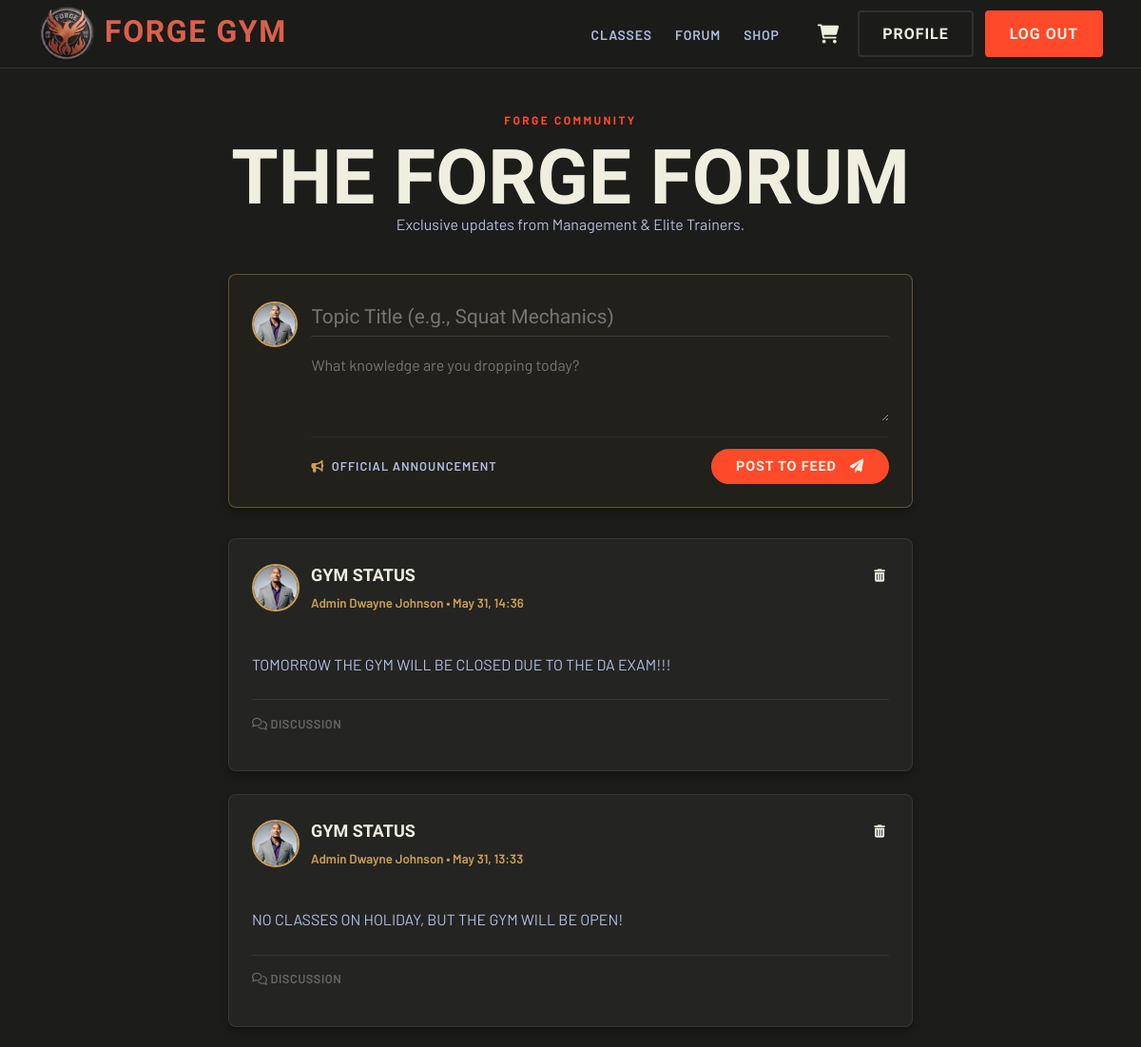
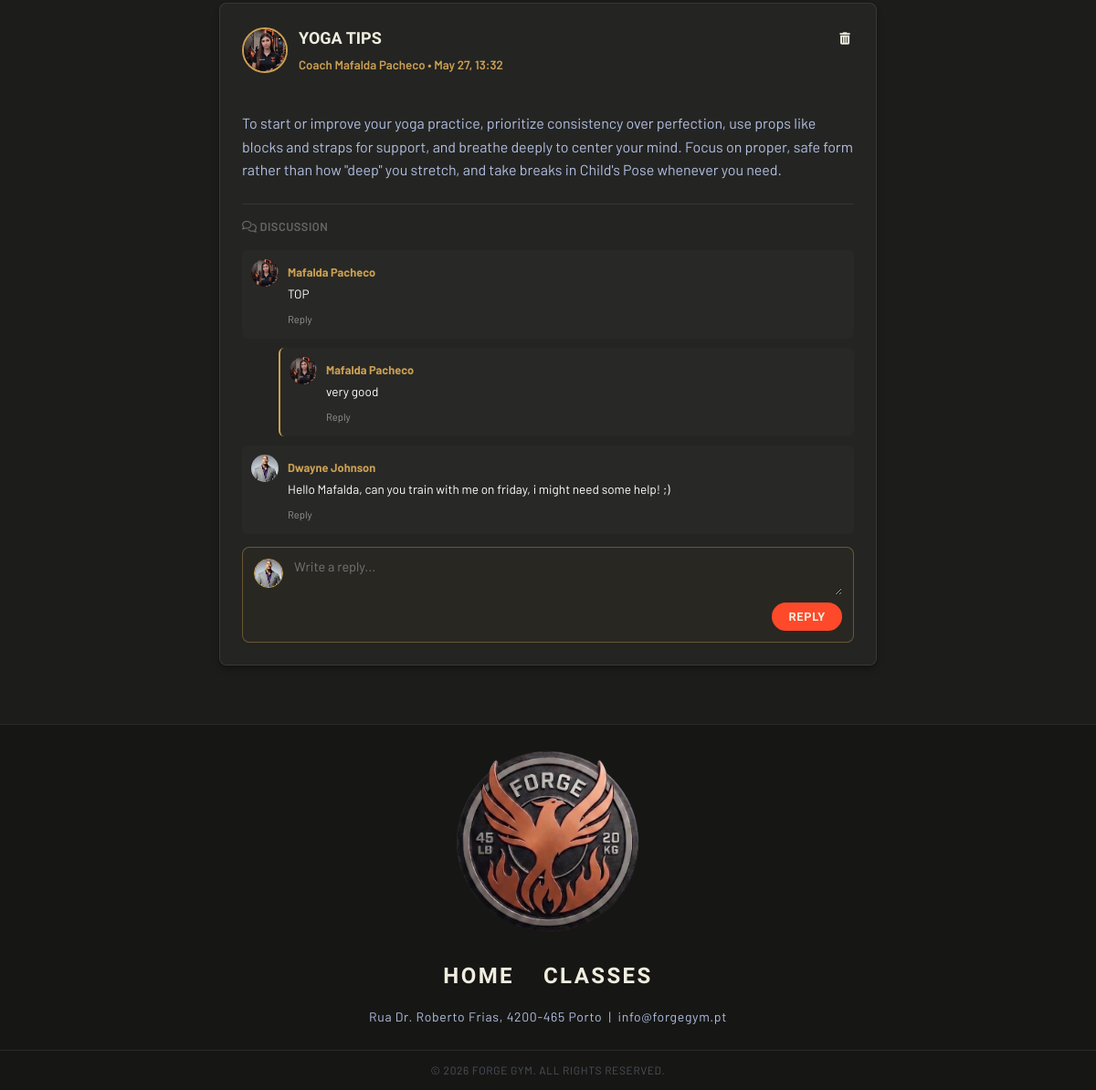
/pages/forum.php (signed in), run on the app's committed database (2 pictures, top to bottom).
### tables this page shows
CREATE TABLE users (
    id INTEGER PRIMARY KEY AUTOINCREMENT,
    name TEXT NOT NULL,
    username TEXT UNIQUE NOT NULL,
    email TEXT UNIQUE NOT NULL,
    password TEXT NOT NULL, 
    profile_photo TEXT DEFAULT 'images/profiles/default.png',
    role TEXT DEFAULT 'user', -- Pode ser 'admin', 'trainer', ou 'user'
    plan TEXT DEFAULT 'none', -- O plano de treino do utilizador (ex: Basic, Premium, none)
    trainer_id INTEGER DEFAULT NULL, -- Se for um 'trainer', guarda o ID correspondente da tabela trainers
    FOREIGN KEY (trainer_id) REFERENCES trainers(id)
);

CREATE TABLE forum_posts (
    id INTEGER PRIMARY KEY AUTOINCREMENT,
    user_id INTEGER NOT NULL,
    title TEXT NOT NULL,
    content TEXT NOT NULL,
    created_at DATETIME DEFAULT CURRENT_TIMESTAMP,
    FOREIGN KEY(user_id) REFERENCES users(id)
);

CREATE TABLE forum_comments (
    id INTEGER PRIMARY KEY AUTOINCREMENT,
    post_id INTEGER NOT NULL,
    user_id INTEGER NOT NULL,
    content TEXT NOT NULL,
    created_at DATETIME DEFAULT CURRENT_TIMESTAMP, parent_id INTEGER,
    FOREIGN KEY(post_id) REFERENCES forum_posts(id) ON DELETE CASCADE,
    FOREIGN KEY(user_id) REFERENCES users(id)
);

### pages/forum.php (the view, shortened to what this page needs)
<?php
try {
    $pdo = new PDO('sqlite:../database/forge_gym.db');
    $pdo->setAttribute(PDO::ATTR_ERRMODE, PDO::ERRMODE_EXCEPTION);
    $stmt = $pdo->query("
        SELECT fp.*, u.name as trainer_name, u.profile_photo as avatar, u.role as author_role
        FROM forum_posts fp
        JOIN users u ON fp.user_id = u.id
        ORDER BY fp.created_at DESC
    ");
    $posts = $stmt->fetchAll(PDO::FETCH_ASSOC);
} catch (PDOException $e) {
    die("Database error: " . $e->getMessage());
}
$user_role = $_SESSION['role'] ?? 'user';
$current_user_id = $_SESSION['user_id'];
?>
<!DOCTYPE html>
<html lang="en">
<head>
    <link rel="stylesheet" href="../css/style.css">
    <link rel="stylesheet" href="https://cdnjs.cloudflare.com/ajax/libs/font-awesome/6.0.0/css/all.min.css">
</head>
<body>
  <header class="header">
    <div class="container header__inner">
      <a href="../index.php" class="logo" aria-label="FORGE GYM homepage">
        <img src="../images/logo.png" alt="FORGE GYM" class="logo__img" />
        <span class="logo__text">FORGE GYM</span>
      </a>
      <nav class="nav" id="main-nav" aria-label="Primary navigation">
        <ul class="nav__list">
          <li><a href="plan.php" class="nav__link">Classes</a></li>
          <li><a href="forum.php" class="nav__link">Forum</a></li>
          <li><a href="shop.php" class="nav__link">Shop</a></li>
        </ul>
        <div class="nav__actions">
            <a href="shop.php?open_cart=1" class="nav__cart-btn cart-toggle" aria-label="Ir para o carrinho">
                <i class="fas fa-shopping-cart"></i>
            </a>
          <?php if (isset($_SESSION['user_id'])): ?>
            <a href="profile.php" class="btn btn--ghost">Profile</a>
            <a href="logout.php" class="btn btn--primary">Log out</a>
          <?php else: ?>
            <a href="login.php" class="btn btn--ghost">Log in</a>
            <a href="register.php" class="btn btn--primary">Join now</a>
          <?php endif; ?>
        </div>
      </nav>
    </div>
  </header>
    <main class="container page-spacing" style="max-width: 800px;">
        <header class="page-header" style="text-align: center; margin-bottom: var(--sp-10);">
            <p class="eyebrow" style="justify-content: center;">Forge Community</p>
            <h1 class="page-title">THE FORGE FORUM</h1>
            <p class="text-muted">Exclusive updates from Management & Elite Trainers.</p>
        </header>
        <?php if ($user_role === 'trainer' || $user_role === 'admin'):
            $stmt_avatar = $pdo->prepare("SELECT profile_photo, name FROM users WHERE id = ?");
            $stmt_avatar->execute([$current_user_id]);
            $curr_user = $stmt_avatar->fetch(PDO::FETCH_ASSOC);
            $currAvatar = (!empty($curr_user['profile_photo']) && $curr_user['profile_photo'] !== 'images/profiles/default.png' && file_exists(__DIR__ . '/../' . $curr_user['profile_photo']))
                            ? '../' . $curr_user['profile_photo']
                            : "https://ui-avatars.com/api/?name=" . urlencode($curr_user['name'] ?? 'User') . "&background=CBA052&color=fff&size=128&bold=true";
        ?>
            <section class="card" style="margin-bottom: var(--sp-8); border: 1px solid rgba(203, 160, 82, 0.4); background: rgba(203, 160, 82, 0.03); padding: var(--sp-6);">
                <div style="display: flex; gap: var(--sp-4); align-items: flex-start;">
                    <img src="<?php echo htmlspecialchars($currAvatar); ?>" style="width: 48px; height: 48px; border-radius: 50%; object-fit: cover; border: 2px solid var(--color-gold); flex-shrink: 0; margin-top: 4px;">
                    <form action="../api/action_forum.php" method="POST" style="flex: 1; display: flex; flex-direction: column; gap: var(--sp-2); margin: 0;">
                        <input type="text" name="title" placeholder="Topic Title (e.g., Squat Mechanics)" required
                               style="background: transparent; border: none; border-bottom: 1px solid rgba(255,255,255,0.1); color: #fff; font-family: var(--font-display); font-size: 1.3rem; padding: 8px 0; outline: none; transition: border-color 0.3s;"
                               onfocus="this.style.borderBottomColor='var(--color-gold)'" onblur="this.style.borderBottomColor='rgba(255,255,255,0.1)'">
                        <textarea name="content" rows="3" placeholder="What knowledge are you dropping today?" required
                                  style="background: transparent; border: none; color: var(--color-text); font-family: var(--font-body); font-size: 1rem; padding: 12px 0; resize: vertical; min-height: 70px; outline: none;"></textarea>
                        <div style="display: flex; justify-content: space-between; align-items: center; border-top: 1px solid rgba(255,255,255,0.05); padding-top: var(--sp-3); margin-top: var(--sp-2);">
                            <span style="font-size: 0.8rem; color: var(--color-text-muted); text-transform: uppercase; letter-spacing: 1px; font-weight: 600;">
                                <i class="fas fa-bullhorn" style="color: var(--color-gold); margin-right: 4px;"></i> Official Announcement
                            </span>
                            <button type="submit" class="btn btn--primary" style="padding: 8px 24px; font-size: 0.9rem; border-radius: 30px;">
                                Post to Feed <i class="fas fa-paper-plane" style="margin-left: 6px;"></i>
                            </button>
                        </div>
                    </form>
                </div>
            </section>
        <?php endif; ?>
        <section>
            <?php if (empty($posts)): ?>
                <div class="card" style="text-align: center; padding: var(--sp-10); border: 1px dashed var(--color-border);">
                    <p class="text-muted" style="font-style: italic; margin: 0;">No posts shared yet today. Check back soon!</p>
                </div>
            <?php else: ?>
                <?php foreach ($posts as $post):
                    $postPhoto = $post['avatar'];
                    if (empty($postPhoto) || $postPhoto === 'images/profiles/default.png' || !file_exists(__DIR__ . '/../' . $postPhoto)) {
                        $postAvatar = "https://ui-avatars.com/api/?name=" . urlencode($post['trainer_name']) . "&background=CBA052&color=fff&size=128&bold=true";
                    } else {
                        $postAvatar = '../' . $postPhoto;
                    }
                    $authorPrefix = $post['author_role'] === 'admin' ? 'Admin' : 'Coach';
                ?>
                    <article class="card" style="margin-bottom: var(--sp-6); padding: var(--sp-6);">
                        <div style="display: flex; justify-content: space-between; align-items: flex-start; margin-bottom: var(--sp-4);">
                            <div style="display: flex; align-items: center; gap: var(--sp-3);">
                                <img src="<?php echo htmlspecialchars($postAvatar); ?>" style="width: 50px; height: 50px; border-radius: 50%; object-fit: cover; border: 2px solid var(--color-gold); flex-shrink: 0;">
                                <div>
                                    <h3 style="font-size: var(--text-lg); font-family: var(--font-display); color: var(--color-text); margin: 0; text-transform: uppercase;">
                                        <?php echo htmlspecialchars($post['title']); ?>
                                    </h3>
                                    <small style="color: var(--color-gold); font-weight: 600;"><?php echo $authorPrefix . ' ' . htmlspecialchars($post['trainer_name']); ?> • <?php echo date('M d, H:i', strtotime($post['created_at'])); ?></small>
                                </div>
                            </div>
                            <?php if ($user_role === 'admin' || ($user_role === 'trainer' && $post['user_id'] == $current_user_id)): ?>
                                <form action="../api/action_forum.php" method="POST" style="margin: 0; flex-shrink: 0;" onsubmit="return confirm('Delete this entire post and all its comments?');">
                                    <button type="submit" style="background: transparent; border: none; color: var(--color-danger); cursor: pointer; padding: 4px;" title="Delete Post">
                                        <i class="fas fa-trash-alt"></i>
                                    </button>
                                </form>
                            <?php endif; ?>
                        </div>
                        <p style="color: var(--color-text-muted); line-height: 1.6; white-space: pre-line; margin-bottom: var(--sp-6); overflow-wrap: break-word; word-break: break-word;">
                            <?php echo htmlspecialchars($post['content']); ?>
                        </p>
                        <div style="border-top: 1px solid rgba(255,255,255,0.08); padding-top: var(--sp-4);">
                            <h4 style="color: rgba(255,255,255,0.3); font-size: 0.8rem; font-weight: 600; text-transform: uppercase; letter-spacing: 0.5px; margin-bottom: var(--sp-3);">
                                <i class="far fa-comments"></i> Discussion
                            </h4>
                            <?php
                            $stmt_comments = $pdo->prepare("
                                SELECT fc.*, u.name, u.role, u.profile_photo as avatar
                                FROM forum_comments fc
                                JOIN users u ON fc.user_id = u.id
                                WHERE fc.post_id = ?
                                ORDER BY fc.created_at ASC
                            ");
                            $stmt_comments->execute([$post['id']]);
                            $comments = $stmt_comments->fetchAll(PDO::FETCH_ASSOC);
                            ?>
                            <div style="display: flex; flex-direction: column; gap: 10px; margin-top: 15px;">
                                <?php foreach ($comments as $comment):
                                    $indent = !empty($comment['parent_id']) ? '40px' : '0px';
                                    $commPhoto = $comment['avatar'];
                                    $commentAvatar = (!empty($commPhoto) && file_exists(__DIR__ . '/../' . $commPhoto))
                                                    ? '../' . $commPhoto
                                                    : "https://ui-avatars.com/api/?name=" . urlencode($comment['name']) . "&background=222&color=fff&size=64&bold=true";
                                ?>
                                <div id="comment-<?php echo $comment['id']; ?>" style="margin-left: <?php echo $indent; ?>;">
                                    <div style="display: flex; gap: 10px; padding: 10px; background: rgba(255,255,255,0.02); border-radius: 6px; border-left: <?php echo !empty($comment['parent_id']) ? '2px solid var(--color-gold)' : 'none'; ?>;">
                                        <img src="<?php echo htmlspecialchars($commentAvatar); ?>" style="width: 30px; height: 30px; border-radius: 50%; object-fit: cover; flex-shrink: 0; display: block;">
                                        <div style="flex: 1;">
                                            <strong style="font-size: 0.8rem; color: var(--color-gold);"><?php echo htmlspecialchars($comment['name']); ?></strong>
                                            <p style="font-size: 0.85rem; margin: 2px 0; color: #fff;"><?php echo htmlspecialchars($comment['content']); ?></p>
                                            <button onclick="document.getElementById('reply-form-<?php echo $comment['id']; ?>').style.display='block'"
                                                    style="background:none; border:none; color:rgba(255,255,255,0.5); font-size: 0.7rem; cursor:pointer;">
                                                Reply
                                            </button>
                                        </div>
                                    </div>
                                </div>
                                <?php endforeach; ?>
                            </div>
                            <?php if (($user_role === 'admin' || $user_role === 'trainer' || $post['author_role'] === 'trainer') && $post['author_role'] !== 'admin'): ?>
                                <form action="../api/action_forum.php" method="POST" style="display: flex; gap: var(--sp-3); align-items: flex-start; margin-top: var(--sp-4); padding: var(--sp-3); background: rgba(203, 160, 82, 0.03); border: 1px solid rgba(203, 160, 82, 0.4); border-radius: var(--radius-md);">
                                    <img src="<?php echo htmlspecialchars($currAvatar); ?>" style="width: 32px; height: 32px; border-radius: 50%; object-fit: cover; border: 1px solid var(--color-gold); flex-shrink: 0;">
                                    <div style="flex: 1; display: flex; flex-direction: column; gap: var(--sp-2);">
                                        <textarea name="content" placeholder="Write a reply..." required
                                                style="background: transparent; border: none; color: var(--color-text); font-family: var(--font-body); font-size: 0.9rem; resize: vertical; min-height: 40px; outline: none; width: 100%;"></textarea>
                                        <div style="display: flex; justify-content: flex-end;">
                                            <button type="submit" class="btn btn--primary" style="padding: 6px 16px; font-size: 0.8rem; border-radius: 20px; text-transform: uppercase;">
                                                Reply
                                            </button>
                                        </div>
                                    </div>
                                </form>
                            <?php endif; ?>
                        </div>
                    </article>
                <?php endforeach; ?>
            <?php endif; ?>
        </section>
    </main>
  <footer class="footer">
    <div class="container footer__inner">
      <a href="../index.php" class="logo footer__logo" aria-label="FORGE GYM homepage">
        <img src="../images/logo.png" alt="FORGE GYM" class="logo__img" />
      </a>
      <ul class="footer__nav">
        <li><a href="../index.php">Home</a></li>
        <li><a href="plan.php">Classes</a></li>
      </ul>
      <p class="footer__address">Rua Dr. Roberto Frias, 4200-465 Porto &nbsp;|&nbsp; info@forgegym.pt</p>
    </div>
    <div class="footer__bottom">
      <p>&copy; 2026 FORGE GYM. All rights reserved.</p>
    </div>
  </footer>
</body>
</html>

### data on the page
users: profile_photo (picture)
forum_posts: user.profile_photo (picture), title "GYM STATUS", user.role "Admin", user.name "Dwayne Johnson", created_at "May 31, 14:36", content "TOMORROW THE GYM WILL BE CLOSED DUE TO THE DA EXAM!!!"
forum_posts: user.profile_photo (picture), title "GYM STATUS", user.role "Admin", user.name "Dwayne Johnson", created_at "May 31, 13:33", content "NO CLASSES ON HOLIDAY, BUT THE GYM WILL BE OPEN!"
forum_posts: user.profile_photo (picture), title "YOGA TIPS", user.role "Coach", user.name "Mafalda Pacheco", created_at "May 27, 13:32", content "To start or improve your yoga practice, prioritize consistency over perfection, use props like blocks and straps for support, and breathe deeply to center your mind. Focus on proper, safe form rather than how \"deep\" you stretch, and take breaks in Child's Pose whenever you need.", users.profile_photo (picture)
forum_comments: user.profile_photo (picture), user.name "Mafalda Pacheco", content "TOP"
forum_comments: user.profile_photo (picture), user.name "Mafalda Pacheco", content "very good"
forum_comments: user.profile_photo (picture), user.name "Dwayne Johnson", content "Hello Mafalda, can you train with me on friday, i might need some help! ;)"
